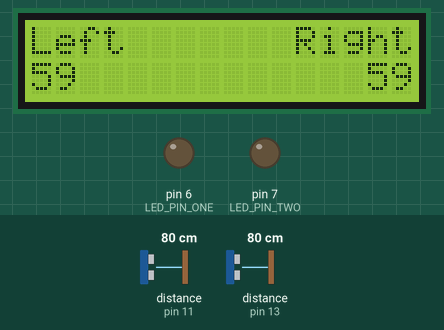
Recording of a sketch running on a simulated Arduino Uno, built with avr-gcc and run on an emulated ATmega328P. Shown: 16×2 character LCD, output pins drawn as LEDs (lit = HIGH). The test bench sets the inputs (shaded band); at power-on: distance to the obstacle (sensors on pin 11, pin 13) 80 cm. The echo pulse lasts 58.3 µs per cm; what the sketch prints to the serial monitor is not drawn.

Above: at 1.2 s.
1.3 s: distance to the obstacle (sensor on pin 11) set to 2 cm
At 4.2 s:
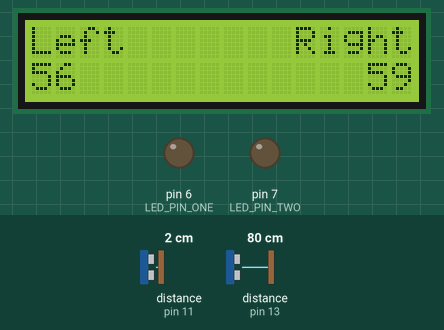
4.3 s: distance to the obstacle (sensor on pin 13) set to 2 cm
5.8 s: distance to the obstacle (sensor on pin 11) set to 9 cm
At 7.8 s:
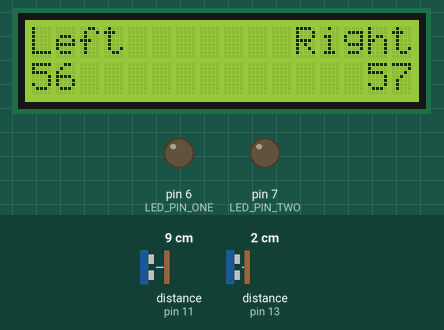
8.6 s: distance to the obstacle (sensor on pin 13) set to 9 cm
At 9.3 s:
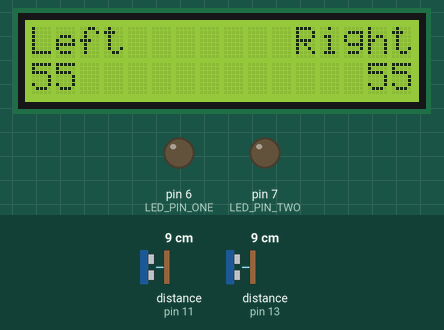
11.6 s: distance to the obstacle (sensor on pin 11) set to 4 cm
At 13.7 s:
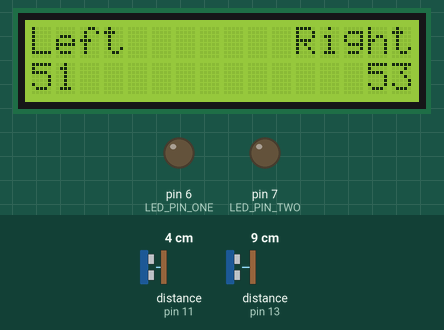
Timing chart, 0 to 15.2 s (numbered marks = the images above; inputs shaded):
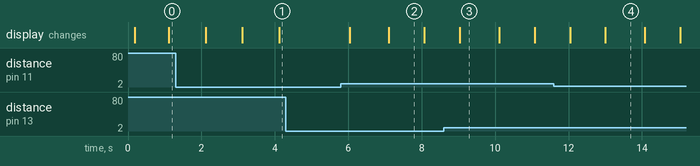

Measured:
- after the input at 4.3 s, every drawn part: stays the same
- after the input at 5.8 s, the display: first changes after 0.24 s (image 2 shows a later state)
- what the display in image 2 shows lasts 1.0 s, from 7.1 s to 8.1 s
- what the display in image 3 shows lasts 1.1 s, from 9.0 s to 10.1 s

The sketch:

Sociable.ino
```cpp
#include <NewPing.h>
#include <LiquidCrystal.h>

#define ECHO_PIN_ONE     13  // Arduino pin tied to trigger pin on the ultrasonic sensor.
#define TRIGGER_PIN_ONE  12  // Arduino pin tied to echo pin on the ultrasonic sensor.
#define ECHO_PIN_TWO     11
#define TRIGGER_PIN_TWO  10
#define LED_PIN_ONE      6
#define LED_PIN_TWO      7
#define MAX_DISTANCE     100 // Maximum distance we want to ping for (in centimeters). Maximum sensor distance is rated at 400-500cm.
#define DEBUG            true
#define TIME_SEC         60

String shameMessage = "SHAME!";
boolean isPhoneThere1;
boolean isPhoneThere2;
int timer1 = TIME_SEC; int timer2 = TIME_SEC; //set times
int lastRecordedTime = 0;

NewPing sonar_one(TRIGGER_PIN_ONE, ECHO_PIN_ONE, MAX_DISTANCE); // NewPing setup of pins and maximum distance.
NewPing sonar_two(TRIGGER_PIN_TWO, ECHO_PIN_TWO, MAX_DISTANCE);
LiquidCrystal lcd(9, 8, 5, 4, 3, 2);

void setup() {
  if ( DEBUG )
    Serial.begin(115200); // Open serial monitor at 115200 baud to see ping results.
  // set up the LCD's number of columns and rows:
  lcd.begin(16, 2);
  // Print a message to the LCD.
  lcd.print("Left" + spaces(7) + "Right");
  //Set pinmodes
  pinMode(LED_PIN_TWO, OUTPUT);
  pinMode(LED_PIN_ONE, OUTPUT);
}

void loop() {
  delay(100);                          // Wait 50ms between pings (about 20 pings/sec). 29ms should be the shortest delay between pings.
  unsigned int uS1 = sonar_one.ping(); // Send ping, get ping time in microseconds (uS).
  unsigned int uS2 = sonar_two.ping();

  if ( DEBUG ) {
    Serial.print("Ping 1: ");
    Serial.print(double(uS1) / US_ROUNDTRIP_CM); // Convert ping time to distance in cm and print result (0 = outside set distance range)
    Serial.print("cm  ");
    Serial.print("Ping 2: ");
    Serial.print(double(uS2) / US_ROUNDTRIP_CM); // Convert ping time to distance in cm and print result (0 = outside set distance range)
    Serial.println("cm ");

  }

  isPhoneThere1 = isPhone(double(uS1) / US_ROUNDTRIP_CM);
  isPhoneThere2 = isPhone(double(uS2) / US_ROUNDTRIP_CM);
  if (millis() / 1000.0 - lastRecordedTime >= 1) {
    lastRecordedTime += 1;
    if (!isPhoneThere1)
      timer1 = timer1 - 1;
    if (!isPhoneThere2)
      timer2 = timer2 - 1;
  }

  lcd.setCursor(0, 1);
  if ( timer1 > 0 || timer2 > 0 ) {
    if ( timer1 <= 0 && timer2 > 0 ) {
      lcd.print(shameMessage + spaces(10 + (3 - shameMessage.length()) + (3 - String(timer2).length())) + String(timer2));
      digitalWrite(LED_PIN_ONE, HIGH);
      digitalWrite(LED_PIN_TWO, LOW);
    }
    else if ( timer2 <= 0 && timer1 > 0) {
      lcd.print(String(timer1) + spaces(10 + (3 - String(timer1).length() + (3 - shameMessage.length()))) + shameMessage);
      digitalWrite(LED_PIN_TWO, HIGH);
      digitalWrite(LED_PIN_ONE, LOW);
    }
    else {
      lcd.print(String(timer1) + spaces(10 + (3 - String(timer1).length()) + (3 - String(timer2).length())) + String(timer2));
      digitalWrite(LED_PIN_ONE, LOW);
      digitalWrite(LED_PIN_TWO, LOW);
    }
  }
  else {
    if ( shameMessage.length() % 2 == 0 )
      lcd.print( spaces((16 - shameMessage.length()) / 2) + shameMessage + spaces((16 - shameMessage.length()) / 2));
    else
      lcd.print( spaces((16 - shameMessage.length()) / 2) + shameMessage + spaces((16 - shameMessage.length()) / 2 + 1));
    digitalWrite(LED_PIN_ONE, HIGH);
    digitalWrite(LED_PIN_TWO, HIGH);
  }
}

boolean isPhone(double distance) {
  if (distance < 5) {
    return true;
  }
  return false;
}

String spaces(int nums ) {
  String returnS = "";
  for ( int i = 0; i < nums; i++ )
    returnS = returnS + " ";
  return returnS;
}
```
